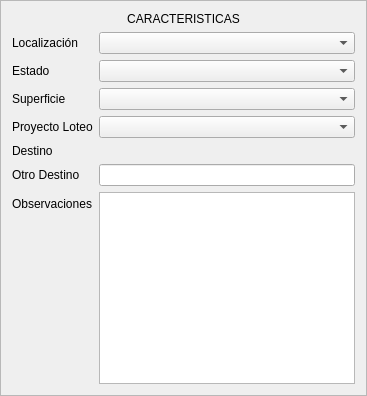
      <widget class="QFrame" name="Localizacion">
       <property name="sizePolicy">
        <sizepolicy hsizetype="Expanding" vsizetype="Preferred">
         <horstretch>0</horstretch>
         <verstretch>0</verstretch>
        </sizepolicy>
       </property>
       <property name="frameShape">
        <enum>QFrame::StyledPanel</enum>
       </property>
       <layout class="QGridLayout" name="gridLayout_23">
        <item row="0" column="0" colspan="2">
         <layout class="QFormLayout" name="formLayout_34">
          <item row="5" column="0">
           <widget class="QLabel" name="destinoLabel">
            <property name="text">
             <string>Destino</string>
            </property>
           </widget>
          </item>
          <item row="5" column="1">
           <widget class="QgsRelationReferenceWidget" name="destino">
            <property name="focusPolicy">
             <enum>Qt::TabFocus</enum>
            </property>
           </widget>
          </item>
          <item row="6" column="0">
           <widget class="QLabel" name="otroDestinoLabel">
            <property name="text">
             <string>Otro Destino</string>
            </property>
           </widget>
          </item>
          <item row="6" column="1">
           <widget class="QLineEdit" name="otro_destino"/>
          </item>
          <item row="1" column="0">
           <widget class="QLabel" name="asasdLabel_2">
            <property name="text">
             <string>Localización</string>
            </property>
           </widget>
          </item>
          <item row="1" column="1">
           <widget class="QComboBox" name="localizacion">
            <property name="sizePolicy">
             <sizepolicy hsizetype="Minimum" vsizetype="Fixed">
              <horstretch>0</horstretch>
              <verstretch>0</verstretch>
             </sizepolicy>
            </property>
           </widget>
          </item>
          <item row="2" column="0">
           <widget class="QLabel" name="estadoLabel_2">
            <property name="text">
             <string>Estado</string>
            </property>
           </widget>
          </item>
          <item row="2" column="1">
           <widget class="QComboBox" name="estado">
            <property name="sizePolicy">
             <sizepolicy hsizetype="Minimum" vsizetype="Fixed">
              <horstretch>0</horstretch>
              <verstretch>0</verstretch>
             </sizepolicy>
            </property>
           </widget>
          </item>
          <item row="3" column="0">
           <widget class="QLabel" name="asdasdLabel_4">
            <property name="text">
             <string>Superficie</string>
            </property>
           </widget>
          </item>
          <item row="3" column="1">
           <widget class="QComboBox" name="superficie"/>
          </item>
          <item row="4" column="0">
           <widget class="QLabel" name="proyectoLoteoLabel_2">
            <property name="text">
             <string>Proyecto Loteo</string>
            </property>
           </widget>
          </item>
          <item row="4" column="1">
           <widget class="QComboBox" name="proyecto_loteo"/>
          </item>
          <item row="0" column="0" colspan="2">
           <widget class="QLabel" name="cARACTERISTICASLabel">
            <property name="text">
             <string>CARACTERISTICAS</string>
            </property>
            <property name="alignment">
             <set>Qt::AlignCenter</set>
            </property>
           </widget>
          </item>
          <item row="7" column="0">
           <widget class="QLabel" name="observacionesLabel_4">
            <property name="text">
             <string>Observaciones</string>
            </property>
           </widget>
          </item>
          <item row="7" column="1">
           <widget class="QPlainTextEdit" name="observaciones"/>
          </item>
         </layout>
        </item>
       </layout>
      </widget>
